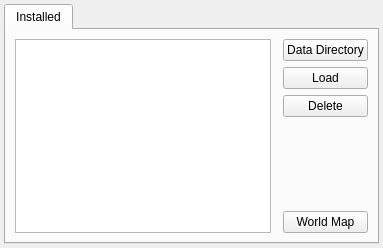
<?xml version="1.0" encoding="UTF-8"?>
<ui version="4.0">
 <class>MapPackagesWidget</class>
 <widget class="QWidget" name="MapPackagesWidget">
  <property name="windowTitle">
   <string>Form</string>
  </property>
  <layout class="QVBoxLayout" name="verticalLayout_4">
   <property name="spacing">
    <number>2</number>
   </property>
   <property name="margin">
    <number>4</number>
   </property>
   <item>
    <widget class="QTabWidget" name="tabs">
     <property name="currentIndex">
      <number>0</number>
     </property>
     <widget class="QWidget" name="installed">
      <attribute name="title">
       <string>Installed</string>
      </attribute>
      <layout class="QHBoxLayout" name="horizontalLayout_4">
       <item>
        <widget class="QListWidget" name="installedList"/>
       </item>
       <item>
        <widget class="WorldMapChooser" name="worldMap" native="true"/>
       </item>
       <item>
        <layout class="QVBoxLayout" name="verticalLayout_3">
         <item>
          <widget class="QPushButton" name="changeDirectory">
           <property name="text">
            <string>Data Directory</string>
           </property>
          </widget>
         </item>
         <item>
          <widget class="QPushButton" name="load">
           <property name="text">
            <string>Load</string>
           </property>
          </widget>
         </item>
         <item>
          <widget class="QPushButton" name="deleteMap">
           <property name="text">
            <string>Delete</string>
           </property>
          </widget>
         </item>
         <item>
          <spacer name="verticalSpacer_3">
           <property name="orientation">
            <enum>Qt::Vertical</enum>
           </property>
           <property name="sizeHint" stdset="0">
            <size>
             <width>20</width>
             <height>40</height>
            </size>
           </property>
          </spacer>
         </item>
         <item>
          <widget class="QPushButton" name="switchSelection">
           <property name="text">
            <string>World Map</string>
           </property>
           <property name="checkable">
            <bool>true</bool>
           </property>
          </widget>
         </item>
        </layout>
       </item>
      </layout>
     </widget>
    </widget>
   </item>
  </layout>
 </widget>
 <customwidgets>
  <customwidget>
   <class>WorldMapChooser</class>
   <extends>QWidget</extends>
   <header>worldmapchooser.h</header>
   <container>1</container>
  </customwidget>
 </customwidgets>
 <resources/>
 <connections>
  <connection>
   <sender>switchSelection</sender>
   <signal>toggled(bool)</signal>
   <receiver>installedList</receiver>
   <slot>setHidden(bool)</slot>
   <hints>
    <hint type="sourcelabel">
     <x>774</x>
     <y>569</y>
    </hint>
    <hint type="destinationlabel">
     <x>539</x>
     <y>523</y>
    </hint>
   </hints>
  </connection>
  <connection>
   <sender>switchSelection</sender>
   <signal>toggled(bool)</signal>
   <receiver>worldMap</receiver>
   <slot>setVisible(bool)</slot>
   <hints>
    <hint type="sourcelabel">
     <x>750</x>
     <y>568</y>
    </hint>
    <hint type="destinationlabel">
     <x>693</x>
     <y>443</y>
    </hint>
   </hints>
  </connection>
 </connections>
</ui>
